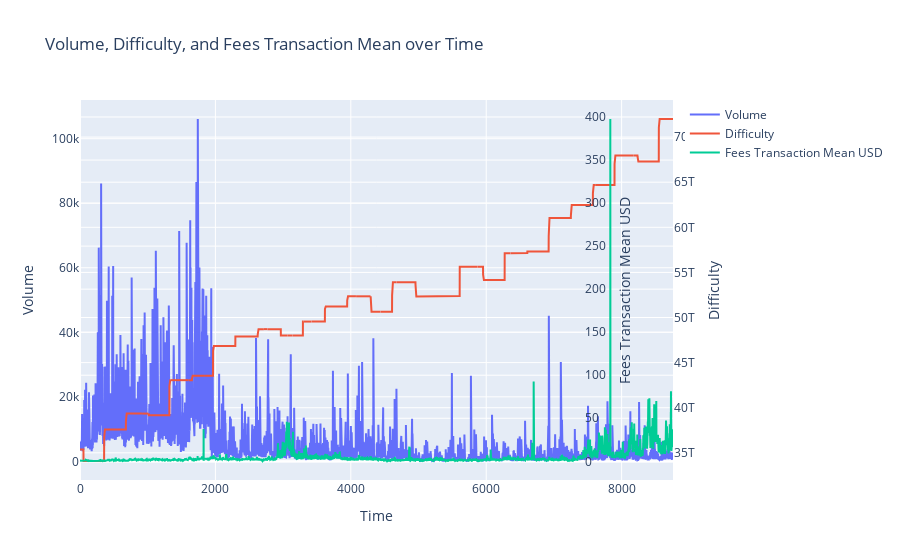

The cell this chart's notebook holds for it:
### Code cell
fig = go.Figure()

# Volume Line
fig.add_trace(go.Scatter(x=eda_df.index, y=eda_df['volume'], mode='lines', name='Volume'))

# Difficulty Line
fig.add_trace(go.Scatter(x=eda_df.index, y=eda_df['difficulty'], mode='lines', name='Difficulty', yaxis='y2'))

# Fees Transaction Mean USD Line
fig.add_trace(go.Scatter(x=eda_df.index, y=eda_df['fees_transaction_mean_usd'], mode='lines', name='Fees Transaction Mean USD', yaxis='y3'))

# Layout
fig.update_layout(
    title="Volume, Difficulty, and Fees Transaction Mean over Time",
    xaxis_title="Time",
    yaxis=dict(title="Volume"),
    yaxis2=dict(title="Difficulty", overlaying='y', side='right'),
    yaxis3=dict(title="Fees Transaction Mean USD", overlaying='y', side='right', anchor='free', position=0.85),
)
fig.show()

### Figure 1 — Plotly figure (JSON) as saved in the notebook; plotly's stock layout.template omitted (floating-point values rounded to 4 significant figures; data arrays with more than 128 entries replaced by an {"elided": "..."} marker saying what was removed)
{"data": [{"mode": "lines", "name": "Volume", "type": "scatter", "x": {"elided": "8760 int values"}, "y": {"elided": "8760 float values"}}, {"mode": "lines", "name": "Difficulty", "type": "scatter", "x": {"elided": "8760 int values"}, "y": {"elided": "8760 float values"}, "yaxis": "y2"}, {"mode": "lines", "name": "Fees Transaction Mean USD", "type": "scatter", "x": {"elided": "8760 int values"}, "y": {"elided": "8760 float values"}, "yaxis": "y3"}], "layout": {"title": {"text": "Volume, Difficulty, and Fees Transaction Mean over Time"}, "xaxis": {"title": {"text": "Time"}}, "yaxis": {"title": {"text": "Volume"}}, "yaxis2": {"overlaying": "y", "side": "right", "title": {"text": "Difficulty"}}, "yaxis3": {"anchor": "free", "overlaying": "y", "position": 0.85, "side": "right", "title": {"text": "Fees Transaction Mean USD"}}}}
